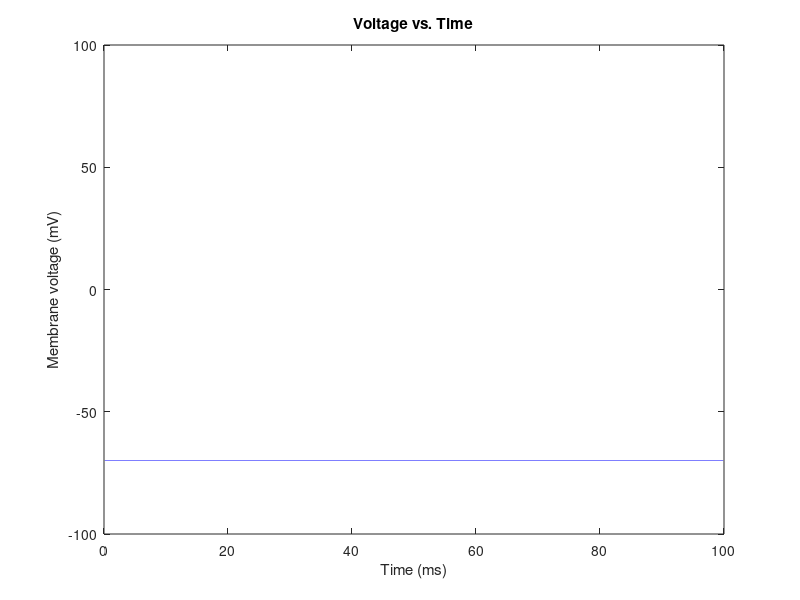
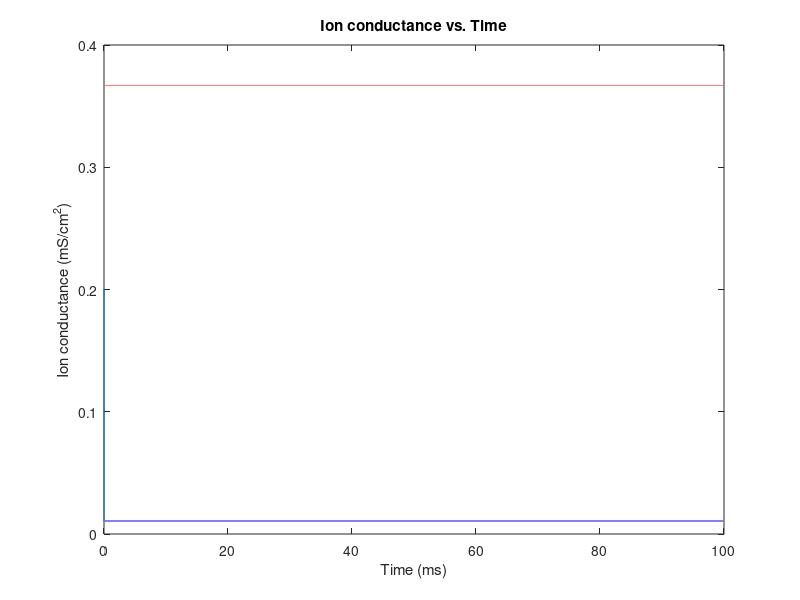

Here is the MATLAB script that generated these plots, in order:

%Constants
    maxTime = 100; %100 ms simulation
    time = [0:0.001:maxTime];
    timeLen = length(time);
    gbar_K = 36; %mS/cm^2
    gbar_Na = 120;
    gbar_L = 0.3;
    E_K = -12; %mV
    E_Na = 115;
    E_L = 10.6;
    V_rest = -70;
    C_m = 1;
    %Step size
    stepSize = .001;
    I_in = 0;
    
    %Initial conditions
    V_m = [zeros(1, timeLen)];
    V_i = 0;    
    %Equations
    a_m = 0.1*((25-V_i)/(exp((25-V_i)/10)-1));
    b_m = 4*exp(-V_i/18);
    a_n = 0.01*((10-V_i)/(exp((10-V_i)/10)-1));
    b_n = .125*exp(-V_i/80);
    a_h = 0.07*exp(-V_i/20);
    b_h = 1/(exp((30-V_i)/10)+1);
    
    %Initial conditions
    m = a_m / (a_m + b_m);
    n = a_n / (a_n + b_n);
    h = a_h / (a_h + b_h);
    
    g_Na = [m^2*gbar_Na*h zeros(1, timeLen-1)];
    g_K = [n^4 * gbar_K zeros(1,timeLen-1)];
    g_L = [gbar_L zeros(1, timeLen-1)];
   
    %Loop
    for(i = 2:timeLen)
       
        %Update gating conditions
        a_m = 0.1*((25-V_m(i-1))/(exp((25-V_m(i-1))/10)-1));
        b_m = 4*exp(-V_m(i-1)/18);
        a_n = 0.01*((10-V_m(i-1))/(exp((10-V_m(i-1))/10)-1));
        b_n = .125*exp(-V_m(i-1)/80);
        a_h = 0.07*exp(-V_m(i-1)/20);
        b_h = 1/(exp((30-V_m(i-1))/10)+1);
        
        %Update currents
        
        dm = a_m * (1-m) - b_m * m;
        dn = a_n * (1-n) - b_n * n;
        dh = a_h * (1-h) - b_h * h;
        %Update channel probabilities
        m = m + stepSize*dm;
        n = n + stepSize*dn;
        h = h + stepSize*dh;
        
        I_Na = m^3*gbar_Na*h*(V_m(i-1) - E_Na);
        I_K = n^4 * gbar_K * (V_m(i-1) - E_K);
        I_L = gbar_L * (V_m(i-1) - E_L);
        I_ion = I_in - I_K - I_Na - I_L;
        
        g_Na(i) = m.^3*gbar_Na*h;
        g_K(i) = n^4*gbar_K;
        g_L(i) = gbar_L;
        
        
        dV_m = I_ion / C_m;
  
        
        %Update membrance voltage
         V_m(i) = V_m(i-1) + stepSize * dV_m;
        
        
    end
    V_m = V_m + V_rest;
    figure();
    plot(time, V_m);
    axis([0,100, -100, 100]);
    title('Voltage vs. Time');
    xlabel('Time (ms)');
    ylabel('Membrane voltage (mV)');
    figure();
    plot(time, g_Na, time, g_K);
    xlabel('Time (ms)');
    ylabel('Ion conductance (mS/cm^2)');
    title('Ion conductance vs. Time');
    
